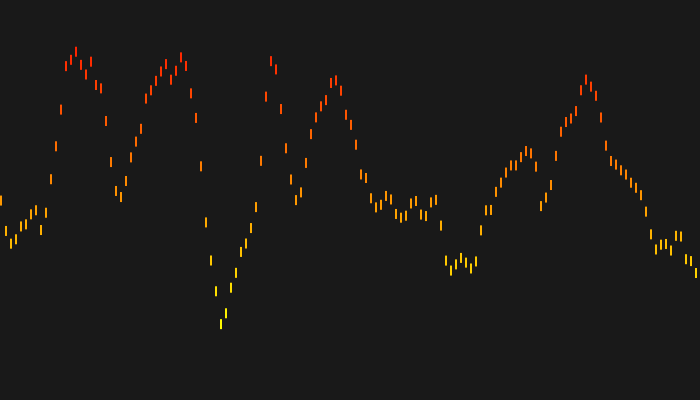
Frame 1 (no input)
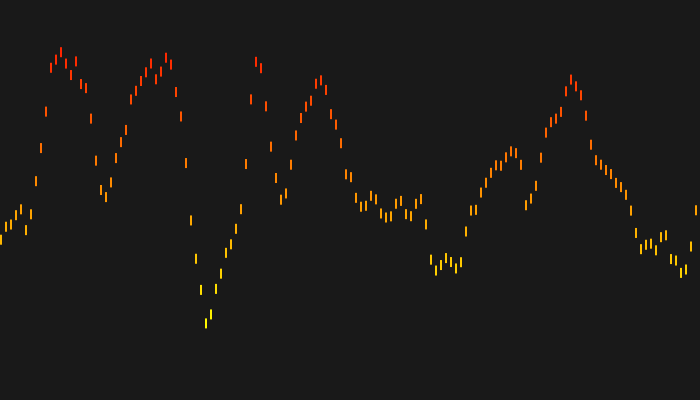
Frame 60 (the mouse pressed at the canvas centre just before this capture)
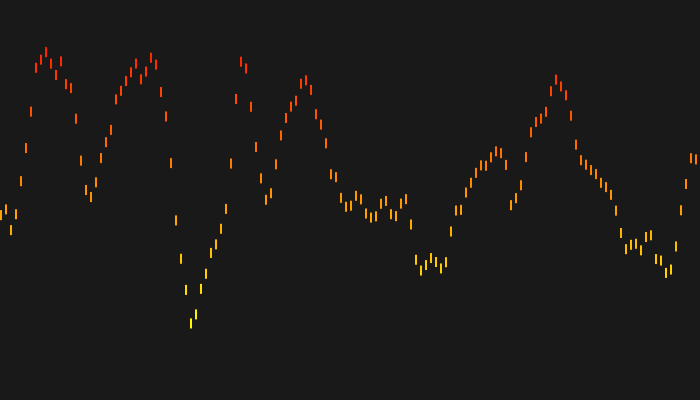
Frame 120 (the mouse held since frame 60 and released just before this capture)

The Processing sketch that drew these frames (run headless with seeded random() and noise(); from frame 60 on, the mouse is pressed at the canvas centre):

// Processing sketch: perlin_waves
// ── perlin_waves.pde
float startVal = random(0, 1000);
float inc = 0.1;

void setup() {
  size(700, 400);
  colorMode(HSB, 100);
  noStroke();
}

void draw() {
  background(10);

  float value = startVal;

  for (int x = 0; x <= width; x += 5) {
    float y = noise(value) * height - 10;

    fill(map(y, 0, height - 10, 0, 20), 100, 100);
    rect(x, y, 2, 10);
    value += inc;
  }

  startVal += 0.005;
}
